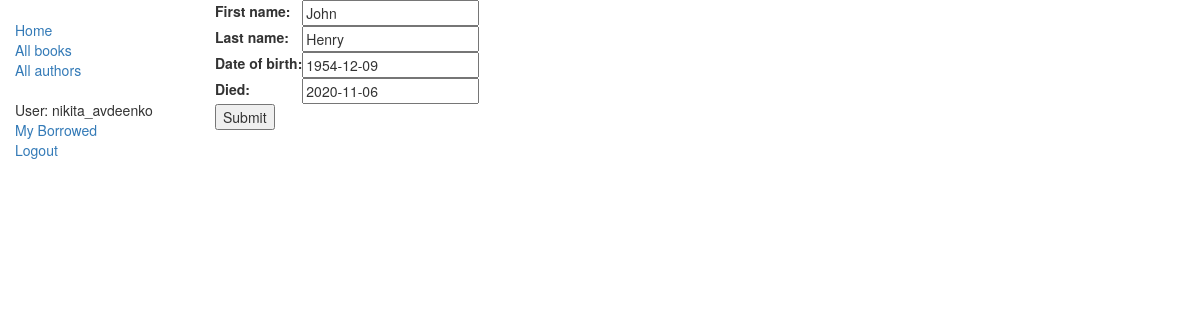
/catalog/author/5/update/ (signed in), run on the app's committed database.
### catalog/models.py (models this page shows, shortened)
class Author(models.Model):
    first_name = models.CharField(max_length=100)
    last_name = models.CharField(max_length=100)
    date_of_birth = models.DateField(null=True, blank=True)
    date_of_death = models.DateField('died', null=True, blank=True)
    class Meta:
        ordering = ['last_name', 'first_name']

### catalog/views.py (the view)
# urls.py: path('author/<int:pk>/update/', views.AuthorUpdate.as_view(), name='author-update'),
class AuthorUpdate(PermissionRequiredMixin, UpdateView):
    model = Author
    fields = '__all__' # Not recommended (potential security issue if more fields added)
    permission_required = 'catalog.can_mark_returned'

### catalog/templates/catalog/author_form.html (shortened to what this page needs)
{% extends "base_generic.html" %}
{% block content %}
<form action="" method="post">
    <table>
        {{ form.as_table }}
    </table>
    <input type="submit" value="Submit"/>
</form>
{% endblock %}

### catalog/templates/base_generic.html (shortened to what this page needs)
<!DOCTYPE html>
<html lang="en">
<head>
    <link rel="stylesheet" href="https://maxcdn.bootstrapcdn.com/bootstrap/3.3.7/css/bootstrap.min.css">
    {% load static %}
    <link rel="stylesheet" href="{% static 'css/styles.css' %}">
</head>
<body>
<div class="container-fluid">
    <div class="row">
        <div class="col-sm-2">
            <ul class="sidebar-nav">
                <li><a href="{% url 'index' %}">Home</a></li>
                <li><a href="{% url 'books' %}">All books</a></li>
                <li><a href="{% url 'authors' %}">All authors</a></li>
            </ul>
            <ul class="sidebar-nav">
                {% if user.is_authenticated %}
                <li>User: {{ user.get_username }}</li>
                <li><a href="{% url 'my-borrowed' %}">My Borrowed</a></li>
                <li><a href="{% url 'logout'%}?next={{request.path}}">Logout</a></li>
                {% else %}
                <li><a href="{% url 'login'%}?next={{request.path}}">Login</a></li>
                {% endif %}
            </ul>
        </div>
        <div class="col-sm-10 ">
            {% block content %}{% endblock %}
        </div>
    </div>
</div>
</body>
</html>

### catalog/static/css/styles.css (style rules this page uses)
.sidebar-nav { margin-top: 20px; padding: 0; list-style: none; }

### data on the page
Author: first_name "John", last_name "Henry", date_of_birth "1954-12-09", date_of_death "2020-11-06"

### other printed values
{{ user.get_username }} "nikita_avdeenko"
